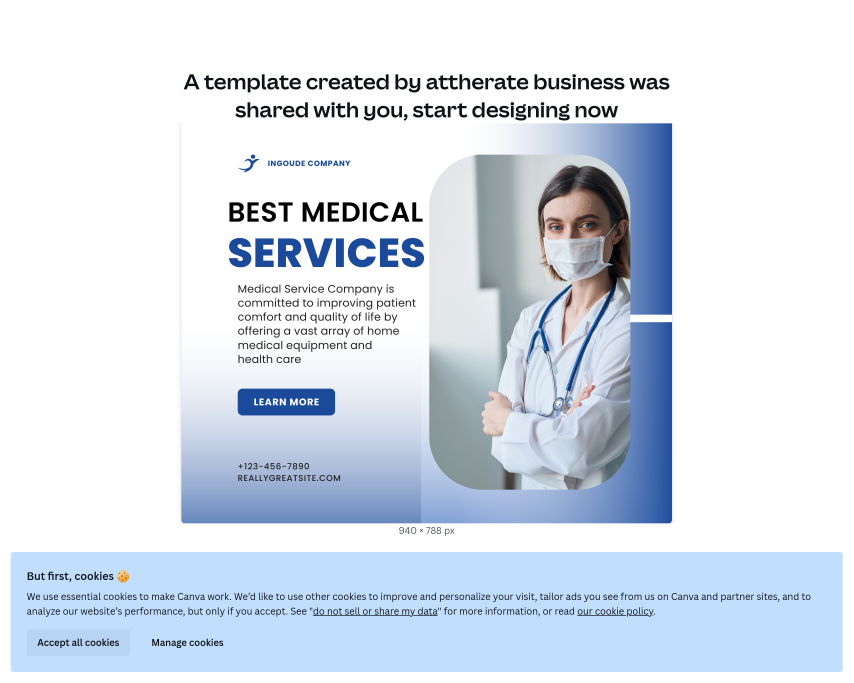
#> input picture input_images/mifta-2.png, 2560 x 2048 px (shown at 1/3 size); its folder holds only this picture in this run
$ python script.py
#> lines starting #> are read from the running program, lines starting #| are printed output that depends on the picture
# [36 lines of commented-out code are left out]
from PIL import Image
import os

def crop_images_in_directory(input_directory, output_directory, crop_area, quality=70):
    # Create the output directory if it doesn't exist
#> called with input_directory = 'input_images/', output_directory = 'output_images/', crop_area = (553, 380, 2012, 1564), quality = 70
    if not os.path.exists(output_directory):
        os.makedirs(output_directory)

    # Iterate through all files in the input directory
    for filename in os.listdir(input_directory):
        if filename.endswith('.jpg') or filename.endswith('.jpeg') or filename.endswith('.png'):
            input_image_path = os.path.join(input_directory, filename)
            output_image_path = os.path.join(output_directory, os.path.splitext(filename)[0] + '.jpg')

            # Open the image
            img = Image.open(input_image_path)
#> img is the input picture: PIL image 2560x2048 RGBA; mean R, G, B, A 216.8, 225.1, 236.3, 255

            # Convert image to RGB mode if it's RGBA
            if img.mode == 'RGBA':
                img = img.convert('RGB')
#> img: PIL image 2560x2048 RGB

            # Crop the image based on the crop_area tuple (x1, y1, x2, y2)
            cropped_img = img.crop(crop_area)
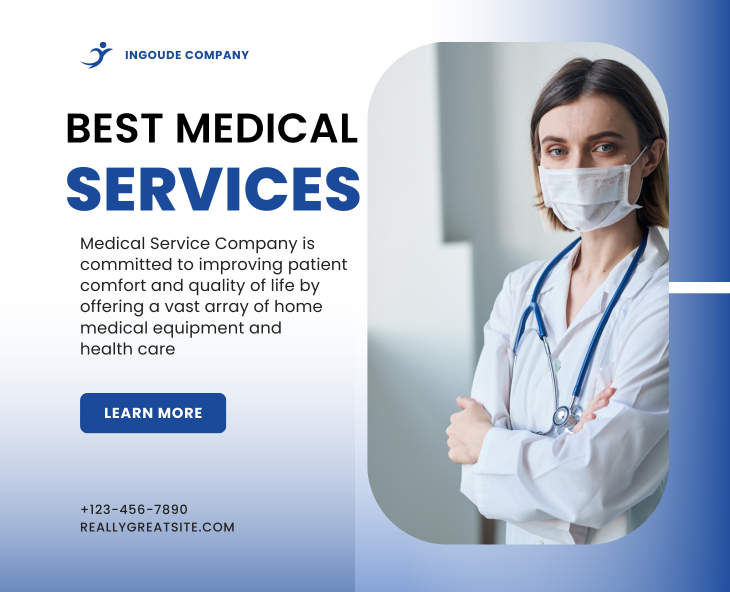
#> cropped_img: PIL image 1459x1184 RGB (shown at 1/2 size); mean R, G, B 182.4, 192.8, 209.4

            # Save the cropped image as .jpg with 70% quality
            cropped_img.save(output_image_path, quality=quality)
            print(f"Image '{filename}' cropped and saved to {output_image_path} with {quality}% quality")

# Define the input directory containing images to be cropped
input_directory = 'input_images/'

# Define the output directory to save cropped images
output_directory = 'output_images/'

# Define the coordinates for cropping in the format (x1, y1, x2, y2)
# Replace these values with the desired coordinates
# crop_area_coordinates = (233, 130, 969, 713)
crop_area_coordinates = (553,380,2012,1564)

# Crop all images in the input directory using the same coordinates and save as .jpg with 70% quality
crop_images_in_directory(input_directory, output_directory, crop_area_coordinates, quality=70)

$ run again, on input_images/mifta-6.png
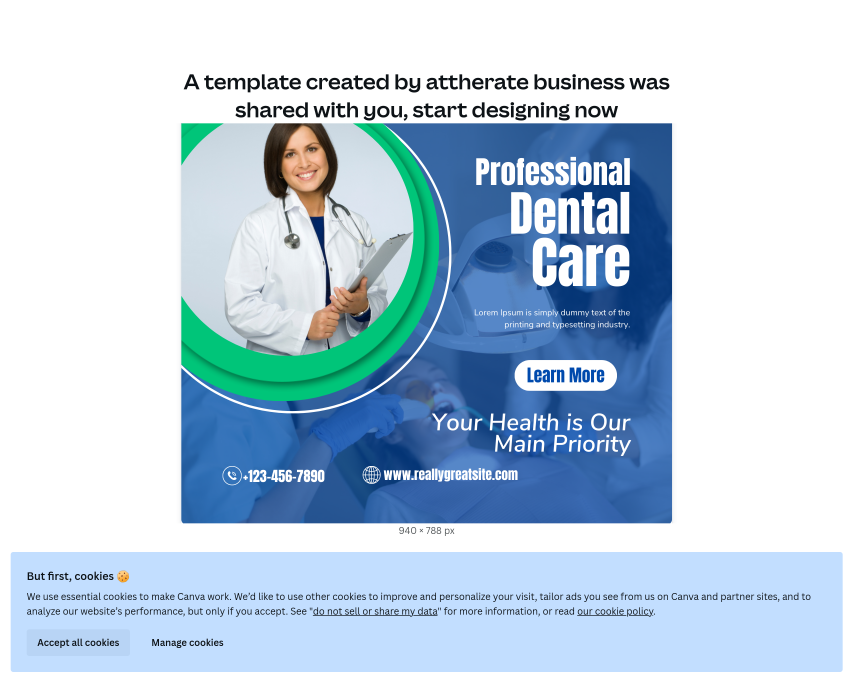
#> input picture input_images/mifta-6.png, 2560 x 2048 px (shown at 1/3 size)
#> in crop_images_in_directory, img is the input picture: PIL image 2560x2048 RGBA; mean R, G, B, A 187.5, 207.7, 224.4, 255
#> img: PIL image 2560x2048 RGB
#> in crop_images_in_directory, `cropped_img = img.crop(crop_area)`:
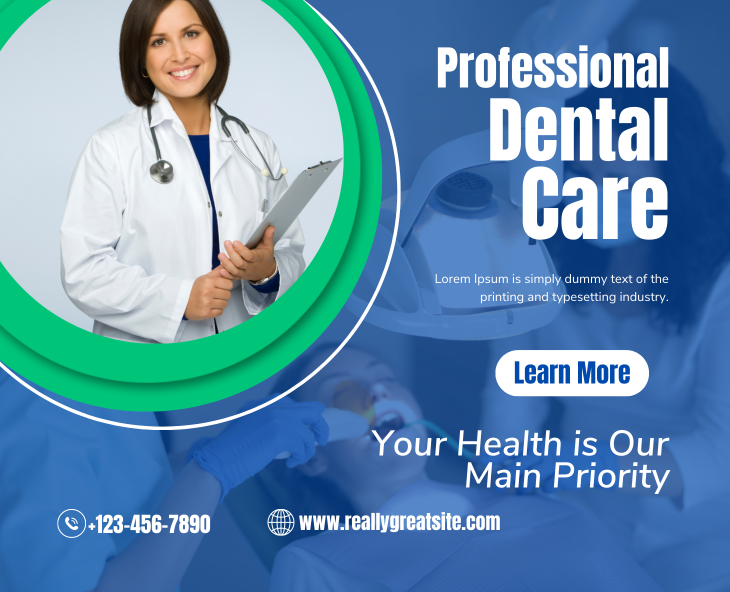
#> cropped_img: PIL image 1459x1184 RGB (shown at 1/2 size); mean R, G, B 95.8, 141.6, 174.7

$ run again, on input_images/mifta-3.png
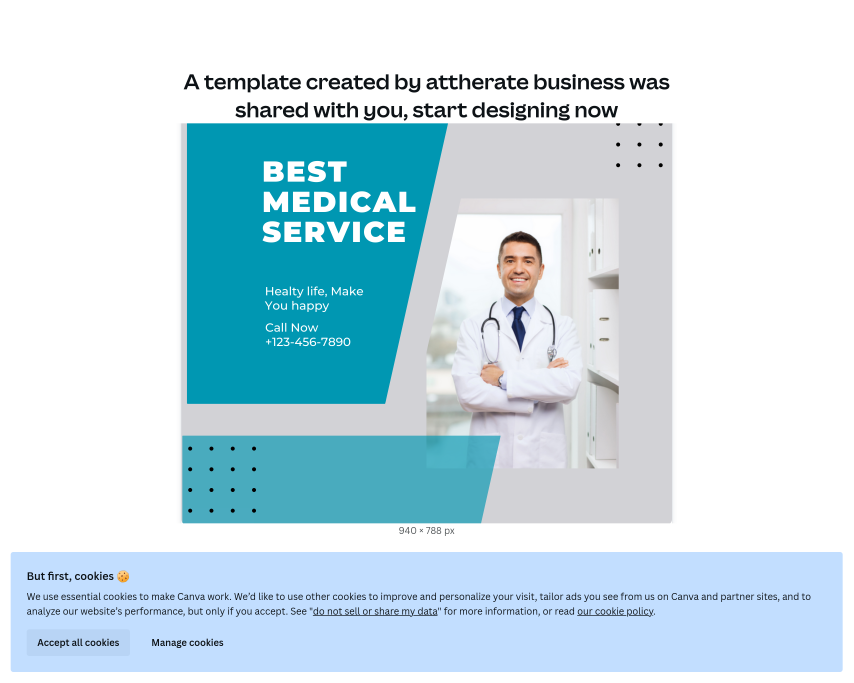
#> input picture input_images/mifta-3.png, 2560 x 2048 px (shown at 1/3 size)
#> in crop_images_in_directory, img is the input picture: PIL image 2560x2048 RGBA; mean R, G, B, A 199.5, 223.9, 233.6, 255
#> img: PIL image 2560x2048 RGB
#> in crop_images_in_directory, `cropped_img = img.crop(crop_area)`:
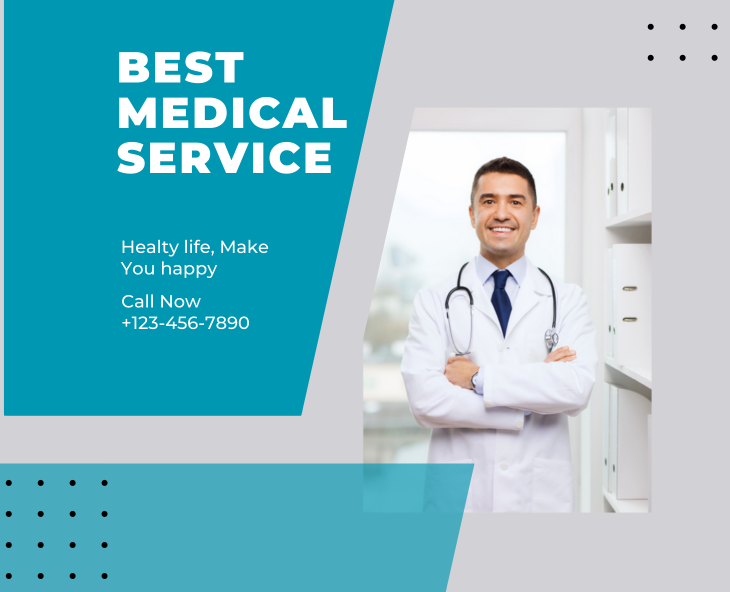
#> cropped_img: PIL image 1459x1184 RGB (shown at 1/2 size); mean R, G, B 130.6, 189.3, 201.8

$ run again, on input_images/mifta-4.png
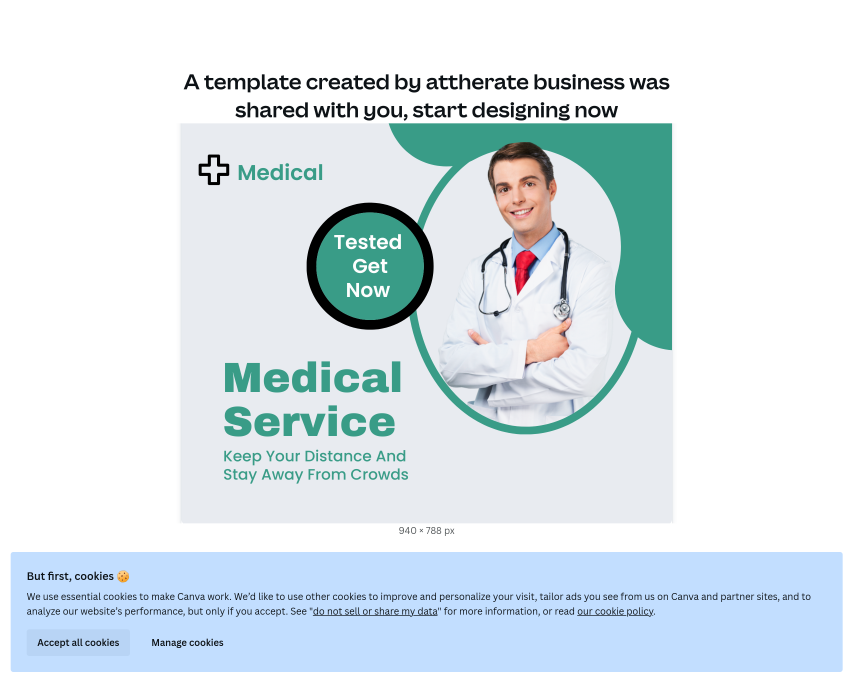
#> input picture input_images/mifta-4.png, 2560 x 2048 px (shown at 1/3 size)
#> in crop_images_in_directory, img is the input picture: PIL image 2560x2048 RGBA; mean R, G, B, A 219.3, 230.7, 236, 255
#> img: PIL image 2560x2048 RGB
#> in crop_images_in_directory, `cropped_img = img.crop(crop_area)`:
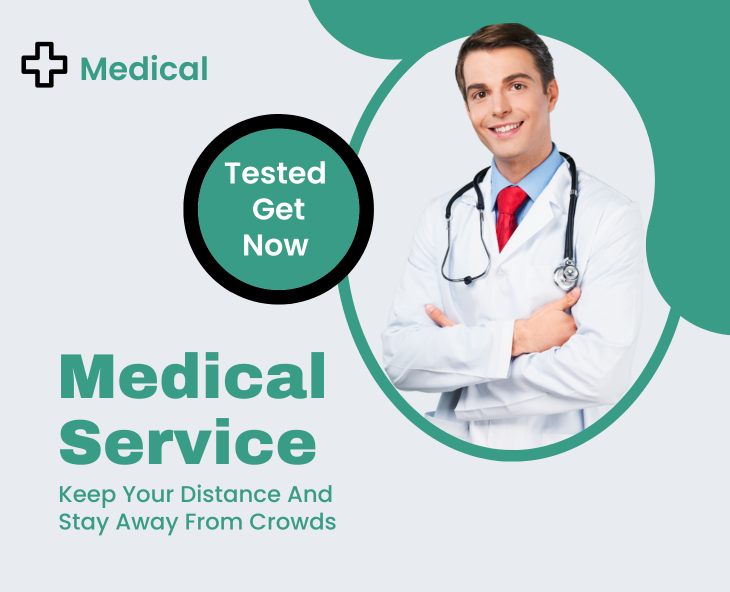
#> cropped_img: PIL image 1459x1184 RGB (shown at 1/2 size); mean R, G, B 189.6, 209.3, 208.7

$ run again, on input_images/mifta-5.png
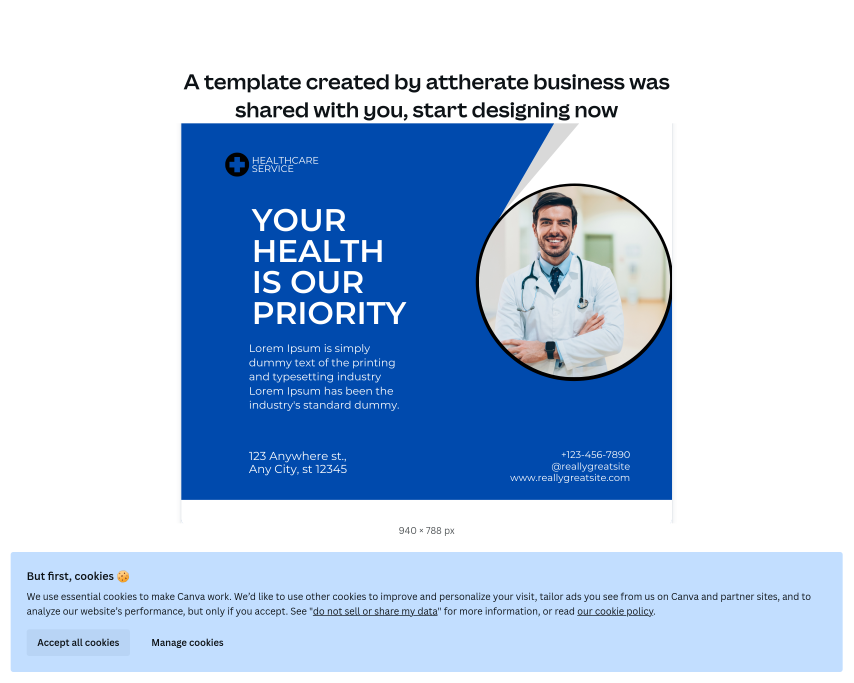
#> input picture input_images/mifta-5.png, 2560 x 2048 px (shown at 1/3 size)
#> in crop_images_in_directory, img is the input picture: PIL image 2560x2048 RGBA; mean R, G, B, A 177.6, 199.8, 228.5, 255
#> img: PIL image 2560x2048 RGB
#> in crop_images_in_directory, `cropped_img = img.crop(crop_area)`:
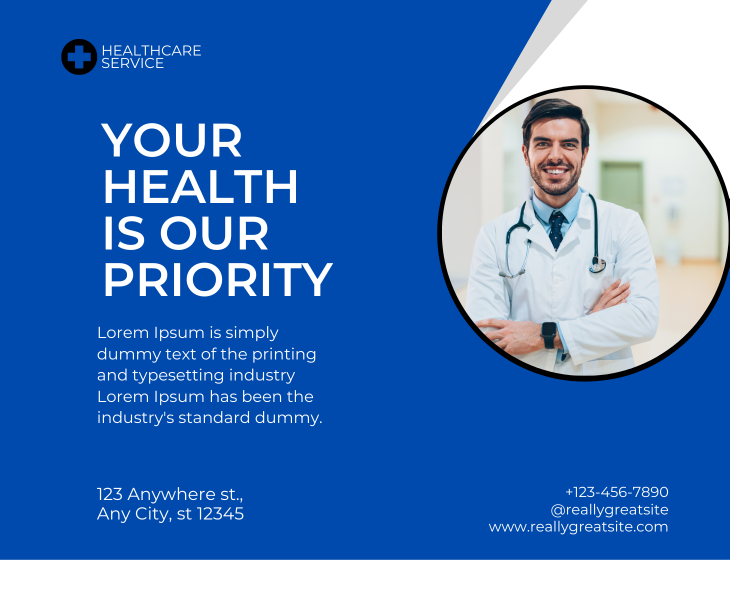
#> cropped_img: PIL image 1459x1184 RGB (shown at 1/2 size); mean R, G, B 65.2, 117.1, 186
